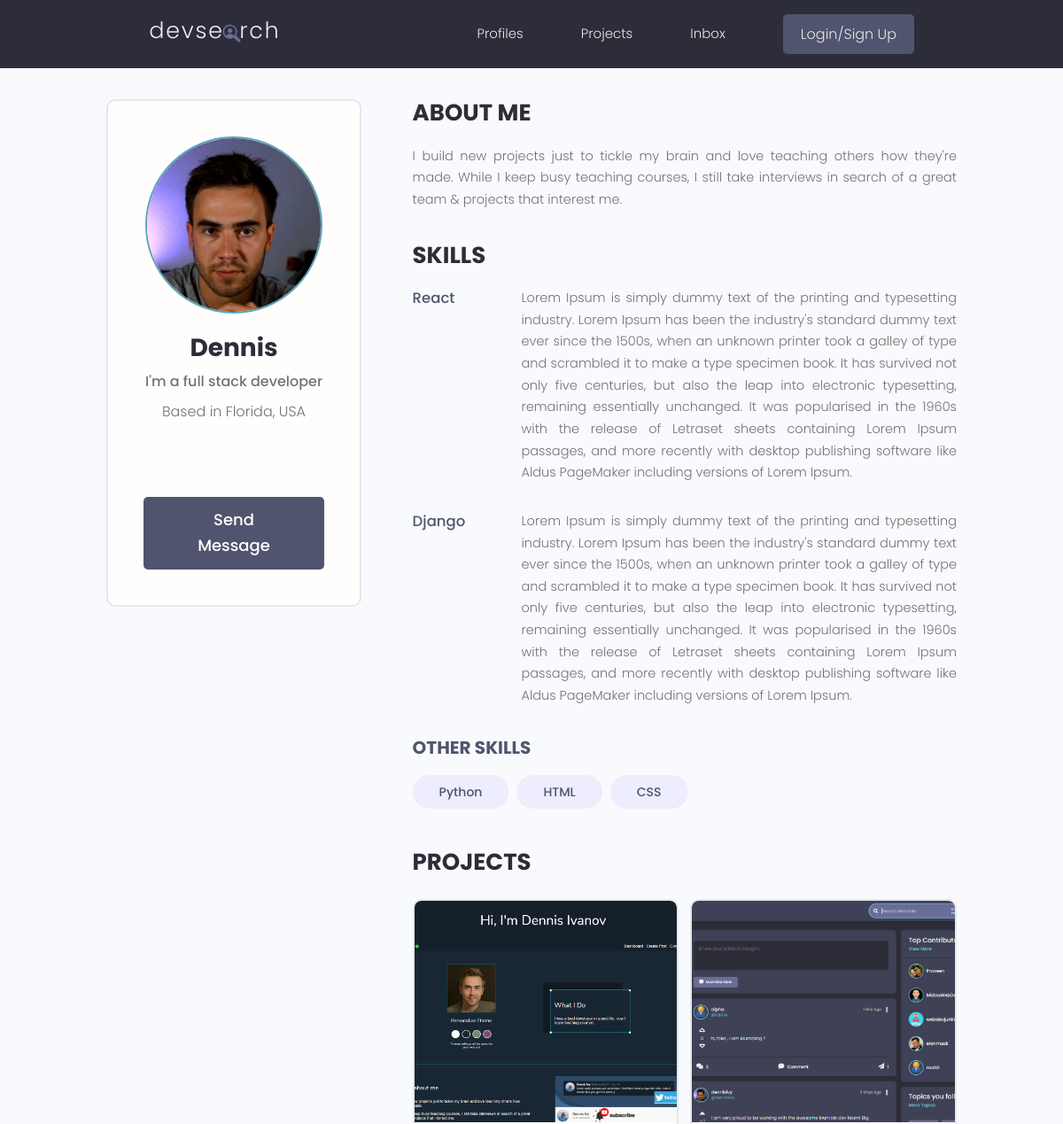
The page /profile/9f82f738-6ad2-4d3a-a3f0-97db9dea5bb3/ (upper part) on the database as committed earlier.
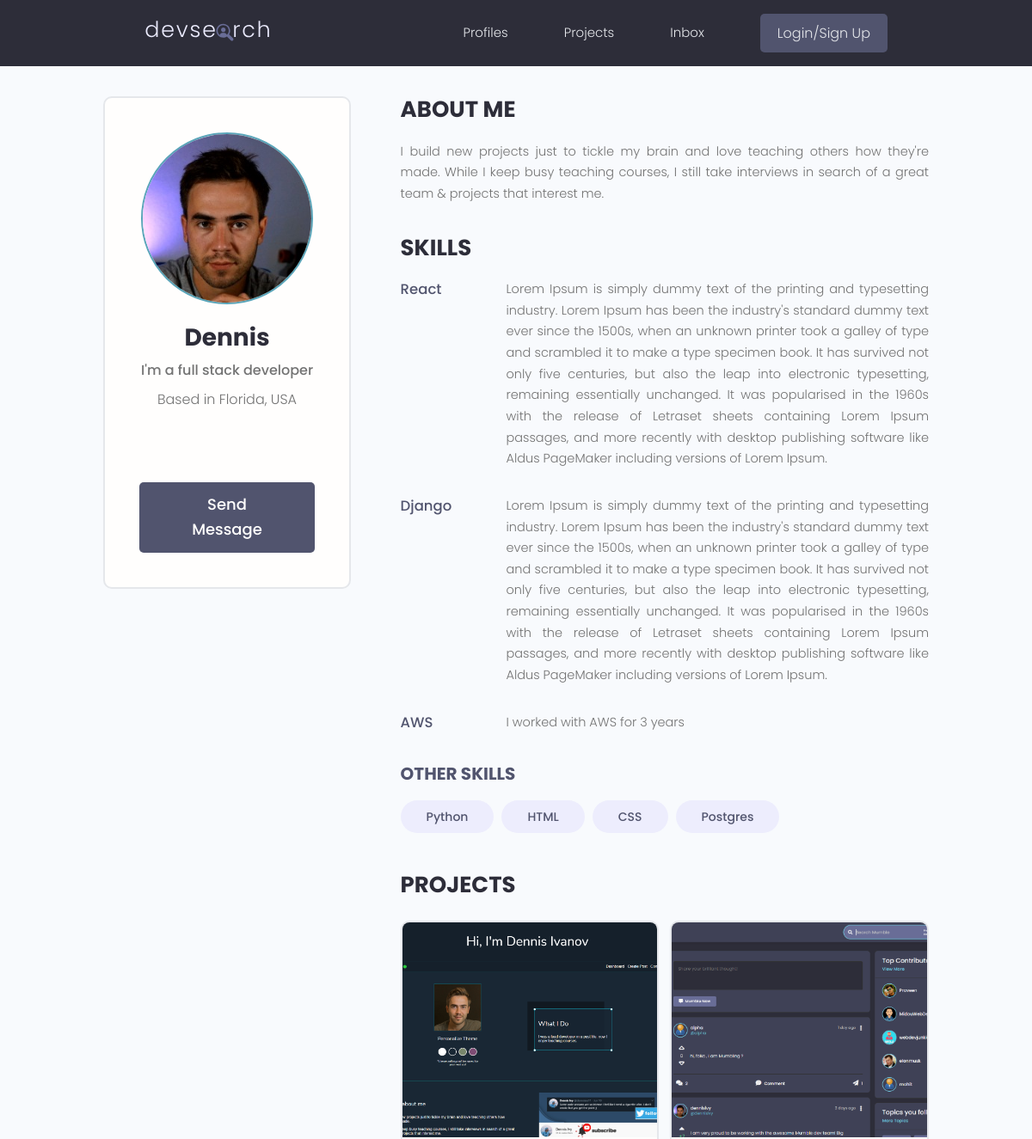
The same page on the database as committed later.
### users/models.py (models this page shows)
class Skill(models.Model):
    owner = models.ForeignKey(Profile, on_delete=models.CASCADE, null=True, blank=True)
    name = models.CharField(max_length=200, blank=True, null=True)
    description = models.TextField(null=True, blank=True)
    created = models.DateTimeField(auto_now_add=True)
    id = models.UUIDField(default=uuid.uuid4, unique=True, primary_key=True, editable=False)
    def __str__(self):
        return str(self.name)

### projects/models.py (models this page shows, shortened)
class Project(models.Model):
    owner = models.ForeignKey(Profile, null=True, blank=True, on_delete=models.SET_NULL)
    title = models.CharField(max_length=200)
    description = models.TextField(null=True, blank=True)
    featured_image = models.ImageField(null=True, blank=True, default="default.jpg")
    demo_link = models.CharField(max_length=2000, null=True, blank=True)
    source_link = models.CharField(max_length=2000, null=True, blank=True)
    tags = models.ManyToManyField('Tag', blank=True)
    vote_total = models.IntegerField(default=0, null=True, blank=True)
    vote_ratio = models.IntegerField(default=0, null=True, blank=True)
    created = models.DateTimeField(auto_now_add=True)
    id = models.UUIDField(default=uuid.uuid4, unique=True, primary_key=True, editable=False)

### users/views.py (the view)
# urls.py: path('profile/<str:pk>/', views.userProfile, name="user-profile"),
def userProfile(request, pk):
    profile = Profile.objects.get(id=pk)
    topSkills = profile.skill_set.exclude(description__exact="")
    otherSkills = profile.skill_set.filter(description="")
    context = {'profile':profile, 'topSkills': topSkills, 'otherSkills': otherSkills}
    return render(request, 'users/user-profile.html', context)

### projects/models.py (called while the page is built)
    def __str__(self):
        return self.name

### users/templates/users/user-profile.html (shortened to what this page needs)
{% extends 'main.html' %}
{% block content %}
<main class="profile my-md">
    <div class="container">
      <div class="layout">
        <div class="column column--1of3">
          <div class="card text-center">
            <div class="card__body dev">
              <img class="avatar avatar--xl" src="{{ profile.profile_image.url }}" />
              <h2 class="dev__name">{{profile.name}}</h2>
              <p class="dev__title">{{profile.short_intro}}</p>
              <p class="dev__location">Based in {{profile.location}}</p>
              <ul class="dev__social">
              </ul>
              <a href="#" class="btn btn--sub btn--lg">Send Message </a>
            </div>
          </div>
        </div>
        <div class="column column--2of3">
          <div class="devInfo">
            <h3 class="devInfo__title">About Me</h3>
            <p class="devInfo__about">{{profile.bio}}</p>
          </div>
          <div class="devInfo">
            <h3 class="devInfo__title">Skills</h3>
            <div class="devInfo__skills">
              {% for skill in topSkills %}
              <div class="devSkill">
                <h4 class="devSkill__title">{{skill.name}}</h4>
                <p class="devSkill__info">{{ skill.description }}</p>
              </div>
              {% endfor %}
              <h3 class="devInfo__subtitle">Other Skills</h3>
              <div class="devInfo__otherSkills">
                {% for skill in otherSkills %}
                <span class="tag tag--pill tag--sub tag--lg">
                  <small>{{skill}}</small>
                </span>
                {% endfor %}
              </div>
            </div>
          </div>
          <div class="devInfo">
            <h3 class="devInfo__title">Projects</h3>
            <div class="grid grid--two">
              {% for project in profile.project_set.all %}
              <div class="column">
                <div class="card project">
                  <a href="{% url 'project' project.id %}" class="project">
                    <img class="project__thumbnail" src="{{ project.featured_image.url }}" alt="project thumbnail" />
                  </a>
                </div>
              </div>
              {% endfor%}
            </div>
          </div>
        </div>
      </div>
    </div>
  </main>
{% endblock content %}

Rows that differ between the two databases and show on the page:
added Skill: name "AWS", description "I worked with AWS for 3 years", shown under "SKILLS"
added Skill: name "Postgres", shown under "OTHER SKILLS"
